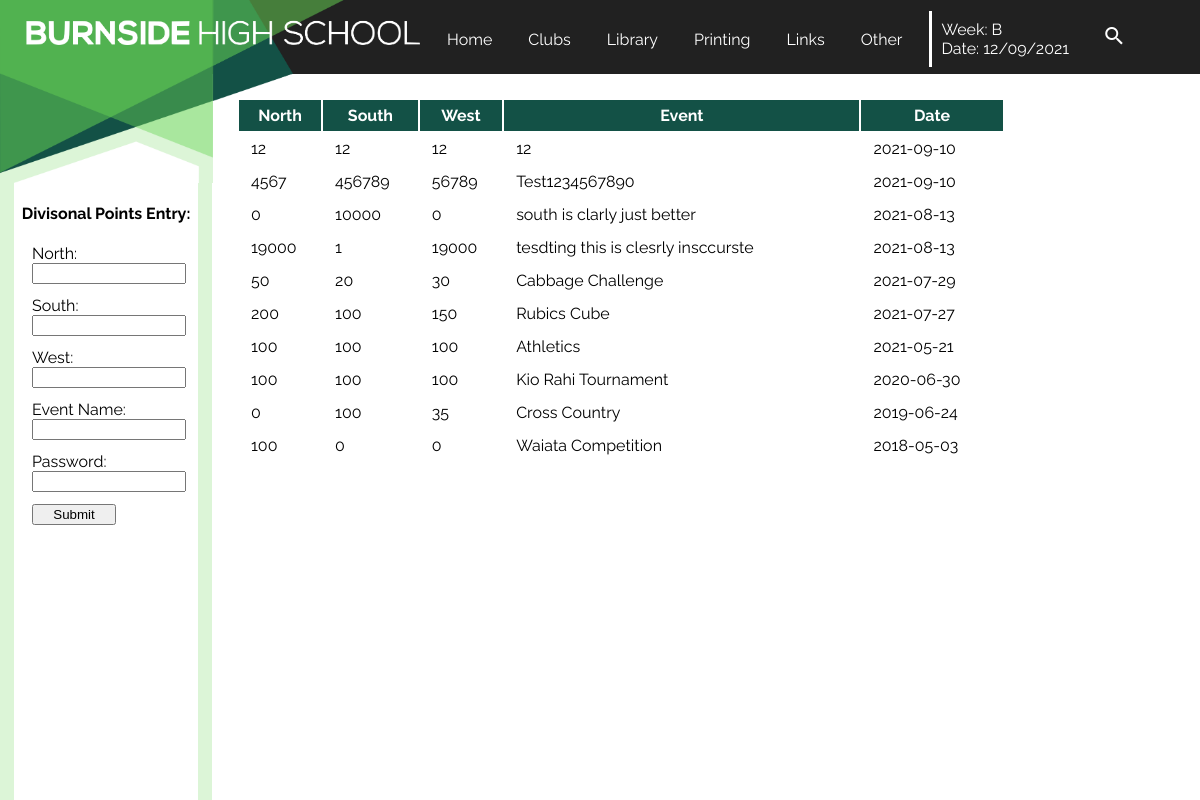
Page /divpoints on the earlier database version.
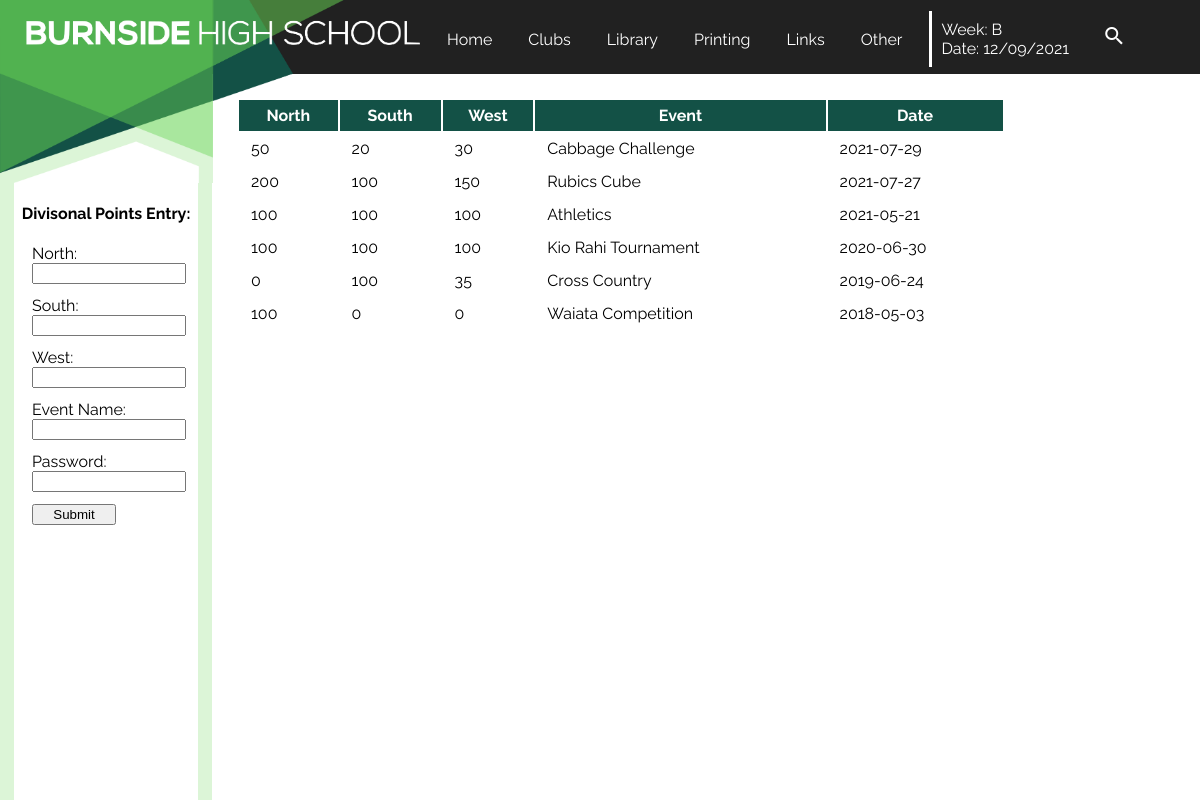
Same page on the later database version.
### tables this page shows
CREATE TABLE Points (id INTEGER PRIMARY KEY, north INTEGER, south INTEGER, west INTEGER, event STRING, date DATE);

### main.py (the view, shortened to what this page needs)
@app.route('/divpoints',methods=['POST','GET'])
def divpoints():
    with sqlite3.connect("db/Divisionalpoints.db") as connection:
        cursor=connection.cursor()
        cursor.execute('SELECT north,south,west,event,date FROM Points ORDER BY date DESC')
        results=cursor.fetchall()
    return render_template('divisionalpoints.html',results=results,week=week,date=date)

### templates/divisionalpoints.html
{% extends 'layout.html' %}
{% block content %}
    <table>
        <tr>
            <th>North</th>
            <th>South</th>
            <th>West</th>
            <th>Event</th>
            <th>Date</th>
        </tr>
        {%for item in results%}
        <tr>
            <td>{{item[0]}}</td>
            <td>{{item[1]}}</td>
            <td>{{item[2]}}</td>
            <td>{{item[3]}}</td>
            <td>{{item[4]}}</td>
        </tr>
        {% endfor %}
    </table>
{% endblock %}
{% block sidebar %}
    <h4>Divisonal Points Entry:</h4>
    <form autocomplete="off"class='divpointsform' method="POST">
        <label for="North">North:</label><br>
        <input type="number" id="North" name="North" min=0 required><br>
        <label for="South">South:</label><br>
        <input type="number" id="South" name="South" min=0 required><br>
        <label for="West">West:</label><br>
        <input type="number" id="West" name="West" min=0 required><br>
        <label for="Event">Event Name:</label><br>
        <input type="text" id="Event" name="Event" required>
        <label for="Password">Password:</label><br>
        <input type="password" id="Password" name="Password" required><br>
        <input type="submit" id="Submit" name="Submit">
    </form>
{% endblock %}

### templates/layout.html (shortened to what this page needs)
<!DOCTYPE html>
<head>
    <link rel="stylesheet" href="/static/css/style.css">
</head>
<body>
    <a href="/" class=cornertriangles>
        <img src="static/css/ct1.png"alt="burnside logo">
    </a>
    <div class=cornertriangles2><img src="static/css/ct2.png"></div>
    {% include 'header.html' %}
    <article>
        {% block content%}{% endblock %}
    </article>
    <div class="sidenav">
        {% block sidebar%}{% endblock %}
    </div>
</body>

### templates/header.html
<header>
    <a href="/">Home</a>
    <a href="/clubs">Clubs</a>
    <a href="/library">Library</a>
    <a href="/printing">Printing</a>
    <a href="/links">Links</a>
    <a href="/other">Other</a>
    <p>Week: {{week}} <br>Date: {{date}}</p>
    <i class="material-icons" style=color:white>search</i>
</header>

### static/css/style.css (style rules this page uses)
body { font-family: 'Raleway', sans-serif; margin: 0px 0px 0px 0px; background-color: white; background-size: 30vw, 15.0857142857vw; }
.cornertriangles img { width: 17.75vw; float: left; position:fixed; z-index: 3; }
.cornertriangles2 img { width: 17.25vw; float: left; position:fixed; z-index: 3; left: 17.75vw; }
header { background-color: rgba(33, 33, 33, 100); height: 6.145vw; position:fixed; width:100vw; z-index: 2; padding-left: 35vw; }
header a { color: white; text-decoration: none; float:left; margin-top: 1.75vw; margin-left: 1.5vw; padding:0.75vw; }
header p { color: white; text-decoration: none; float:left; margin-top: 0.875vw; margin-left: 1.5vw; padding:0.75vw; border-left-color: white; border-left-style: solid; }
.material-icons { padding:2vw; }
article { background-color: white; position:absolute; width:78vw; top:6.15vw; left:17.75vw; padding-top:2vw; padding-left:2vw; }
.sidenav { height:100%; width:15.34vw; top:15.2vw; background-color: white; border-color: rgba(220, 245, 215, 100); border-width: 1.2vw; border-style: solid; border-bottom-width:0; border-top-width:0; position:fixed; }
table { width:82%; }
h4 { text-align:center; }
th { background-color: rgba(19, 81, 70, 100); color:white; padding:0.5vw; }
td { padding:0.5vw 0 0.5vw 1vw; }
.divpointsform { border-width:0.1vw; padding:0; margin-left:1.5vw; }
.divpointsform input { width:12.14vw; margin-bottom: 1vw; }
input[type="submit" i] { width:7vw; }

Differences in the rows shown:
removed Points: north "12", south "12", west "12", event "12", date "2021-09-10"
removed Points: north "4567", south "456789", west "56789", event "Test1234567890", date "2021-09-10"
removed Points: north "0", south "10000", west "0", event "south is clarly just better", date "2021-08-13"
removed Points: north "19000", south "1", west "19000", event "tesdting this is clesrly insccurste", date "2021-08-13"
